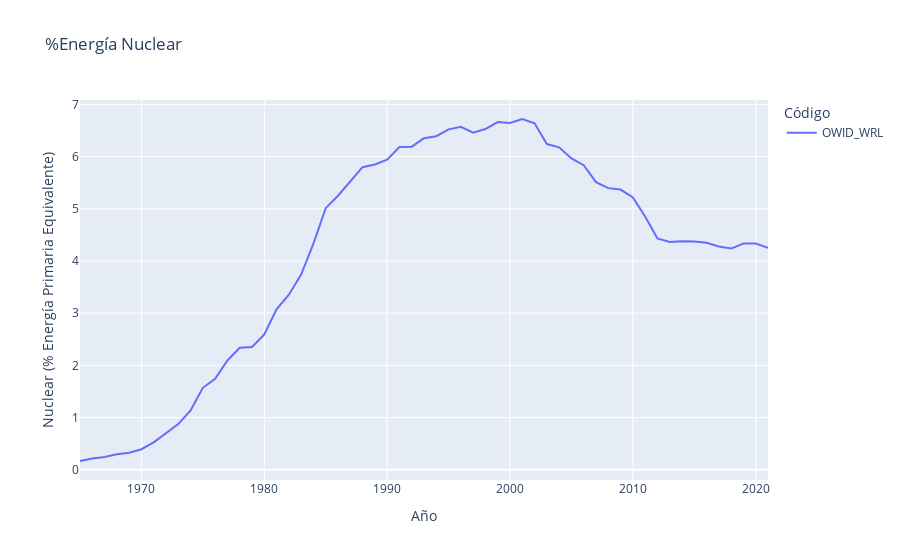

Here is the notebook cell this chart was saved with:
### Code cell
fig1 = px.line(mundo, x='Año', y="Nuclear (% Energía Primaria Equivalente)", color="Código",title='%Energía Nuclear')
fig1.show()

### Figure 1 — Plotly figure (JSON) as saved in the notebook; plotly's stock layout.template omitted (floating-point values rounded to 4 significant figures)
{"data": [{"hovertemplate": "Código=OWID_WRL<br>Año=%{x}<br>Nuclear (% Energía Primaria Equivalente)=%{y}<extra></extra>", "legendgroup": "OWID_WRL", "line": {"color": "#636efa", "dash": "solid"}, "marker": {"symbol": "circle"}, "mode": "lines", "name": "OWID_WRL", "orientation": "v", "showlegend": true, "type": "scatter", "x": [1965, 1966, 1967, 1968, 1969, 1970, 1971, 1972, 1973, 1974, 1975, 1976, 1977, 1978, 1979, 1980, 1981, 1982, 1983, 1984, 1985, 1986, 1987, 1988, 1989, 1990, 1991, 1992, 1993, 1994, 1995, 1996, 1997, 1998, 1999, 2000, 2001, 2002, 2003, 2004, 2005, 2006, 2007, 2008, 2009, 2010, 2011, 2012, 2013, 2014, 2015, 2016, 2017, 2018, 2019, 2020, 2021], "xaxis": "x", "y": [0.1674, 0.2142, 0.2458, 0.2946, 0.3273, 0.3929, 0.525, 0.6912, 0.875, 1.137, 1.57, 1.743, 2.093, 2.337, 2.35, 2.592, 3.074, 3.354, 3.74, 4.332, 5.012, 5.251, 5.519, 5.798, 5.849, 5.942, 6.182, 6.19, 6.353, 6.391, 6.521, 6.57, 6.46, 6.529, 6.661, 6.643, 6.72, 6.638, 6.24, 6.178, 5.964, 5.835, 5.509, 5.396, 5.369, 5.219, 4.853, 4.431, 4.362, 4.376, 4.371, 4.348, 4.279, 4.238, 4.335, 4.334, 4.253], "yaxis": "y"}], "layout": {"legend": {"title": {"text": "Código"}, "tracegroupgap": 0}, "title": {"text": "%Energía Nuclear"}, "xaxis": {"anchor": "y", "domain": [0, 1], "title": {"text": "Año"}}, "yaxis": {"anchor": "x", "domain": [0, 1], "title": {"text": "Nuclear (% Energía Primaria Equivalente)"}}}}
